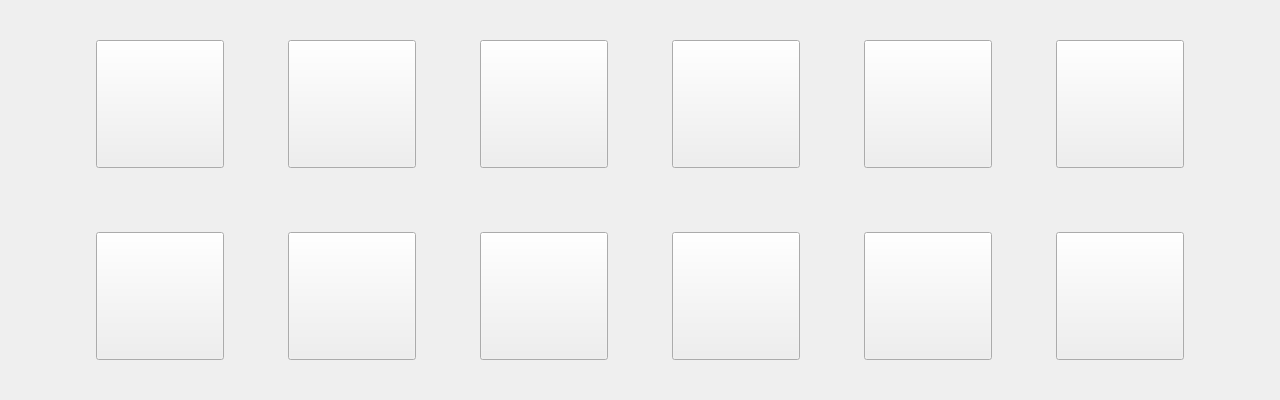
<?xml version="1.0" encoding="UTF-8"?>
<ui version="4.0">
 <author>drapaiton</author>
 <class>MainWindow</class>
 <widget class="QMainWindow" name="MainWindow">
  <property name="windowModality">
   <enum>Qt::NonModal</enum>
  </property>
  <property name="geometry">
   <rect>
    <x>0</x>
    <y>0</y>
    <width>1280</width>
    <height>400</height>
   </rect>
  </property>
  <property name="minimumSize">
   <size>
    <width>1280</width>
    <height>400</height>
   </size>
  </property>
  <property name="maximumSize">
   <size>
    <width>1280</width>
    <height>400</height>
   </size>
  </property>
  <property name="cursor">
   <cursorShape>BlankCursor</cursorShape>
  </property>
  <property name="focusPolicy">
   <enum>Qt::StrongFocus</enum>
  </property>
  <property name="contextMenuPolicy">
   <enum>Qt::NoContextMenu</enum>
  </property>
  <property name="windowTitle">
   <string/>
  </property>
  <property name="autoFillBackground">
   <bool>true</bool>
  </property>
  <widget class="QWidget" name="central_widget">
   <property name="minimumSize">
    <size>
     <width>1280</width>
     <height>400</height>
    </size>
   </property>
   <property name="maximumSize">
    <size>
     <width>1280</width>
     <height>400</height>
    </size>
   </property>
   <layout class="QGridLayout" name="gridLayout">
    <property name="leftMargin">
     <number>0</number>
    </property>
    <property name="topMargin">
     <number>0</number>
    </property>
    <property name="rightMargin">
     <number>0</number>
    </property>
    <property name="bottomMargin">
     <number>0</number>
    </property>
    <item row="0" column="0">
     <layout class="QHBoxLayout" name="button_collection">
      <property name="spacing">
       <number>64</number>
      </property>
      <item>
       <layout class="QVBoxLayout" name="verticalLayout_5">
        <item>
         <widget class="QPushButton" name="pushButton_9">
          <property name="sizePolicy">
           <sizepolicy hsizetype="Preferred" vsizetype="Preferred">
            <horstretch>0</horstretch>
            <verstretch>0</verstretch>
           </sizepolicy>
          </property>
          <property name="minimumSize">
           <size>
            <width>128</width>
            <height>128</height>
           </size>
          </property>
          <property name="maximumSize">
           <size>
            <width>128</width>
            <height>128</height>
           </size>
          </property>
          <property name="text">
           <string/>
          </property>
          <property name="flat">
           <bool>false</bool>
          </property>
         </widget>
        </item>
        <item>
         <widget class="QPushButton" name="pushButton_10">
          <property name="sizePolicy">
           <sizepolicy hsizetype="Preferred" vsizetype="Preferred">
            <horstretch>0</horstretch>
            <verstretch>0</verstretch>
           </sizepolicy>
          </property>
          <property name="minimumSize">
           <size>
            <width>128</width>
            <height>128</height>
           </size>
          </property>
          <property name="maximumSize">
           <size>
            <width>128</width>
            <height>128</height>
           </size>
          </property>
          <property name="text">
           <string/>
          </property>
          <property name="flat">
           <bool>false</bool>
          </property>
         </widget>
        </item>
       </layout>
      </item>
      <item>
       <layout class="QVBoxLayout" name="verticalLayout_3">
        <item>
         <widget class="QPushButton" name="pushButton_5">
          <property name="sizePolicy">
           <sizepolicy hsizetype="Preferred" vsizetype="Preferred">
            <horstretch>0</horstretch>
            <verstretch>0</verstretch>
           </sizepolicy>
          </property>
          <property name="minimumSize">
           <size>
            <width>128</width>
            <height>128</height>
           </size>
          </property>
          <property name="maximumSize">
           <size>
            <width>128</width>
            <height>128</height>
           </size>
          </property>
          <property name="text">
           <string/>
          </property>
          <property name="flat">
           <bool>false</bool>
          </property>
         </widget>
        </item>
        <item>
         <widget class="QPushButton" name="pushButton_6">
          <property name="sizePolicy">
           <sizepolicy hsizetype="Preferred" vsizetype="Preferred">
            <horstretch>0</horstretch>
            <verstretch>0</verstretch>
           </sizepolicy>
          </property>
          <property name="minimumSize">
           <size>
            <width>128</width>
            <height>128</height>
           </size>
          </property>
          <property name="maximumSize">
           <size>
            <width>128</width>
            <height>128</height>
           </size>
          </property>
          <property name="text">
           <string/>
          </property>
          <property name="flat">
           <bool>false</bool>
          </property>
         </widget>
        </item>
       </layout>
      </item>
      <item>
       <layout class="QVBoxLayout" name="verticalLayout_1">
        <item>
         <widget class="QPushButton" name="pushButton_1">
          <property name="sizePolicy">
           <sizepolicy hsizetype="Preferred" vsizetype="Preferred">
            <horstretch>0</horstretch>
            <verstretch>0</verstretch>
           </sizepolicy>
          </property>
          <property name="minimumSize">
           <size>
            <width>128</width>
            <height>128</height>
           </size>
          </property>
          <property name="maximumSize">
           <size>
            <width>128</width>
            <height>128</height>
           </size>
          </property>
          <property name="text">
           <string/>
          </property>
          <property name="flat">
           <bool>false</bool>
          </property>
         </widget>
        </item>
        <item>
         <widget class="QPushButton" name="pushButton_2">
          <property name="sizePolicy">
           <sizepolicy hsizetype="Preferred" vsizetype="Preferred">
            <horstretch>0</horstretch>
            <verstretch>0</verstretch>
           </sizepolicy>
          </property>
          <property name="minimumSize">
           <size>
            <width>128</width>
            <height>128</height>
           </size>
          </property>
          <property name="maximumSize">
           <size>
            <width>128</width>
            <height>128</height>
           </size>
          </property>
          <property name="text">
           <string/>
          </property>
          <property name="flat">
           <bool>false</bool>
          </property>
         </widget>
        </item>
       </layout>
      </item>
      <item>
       <layout class="QVBoxLayout" name="verticalLayout_4">
        <item>
         <widget class="QPushButton" name="pushButton_7">
          <property name="sizePolicy">
           <sizepolicy hsizetype="Preferred" vsizetype="Preferred">
            <horstretch>0</horstretch>
            <verstretch>0</verstretch>
           </sizepolicy>
          </property>
          <property name="minimumSize">
           <size>
            <width>128</width>
            <height>128</height>
           </size>
          </property>
          <property name="maximumSize">
           <size>
            <width>128</width>
            <height>128</height>
           </size>
          </property>
          <property name="text">
           <string/>
          </property>
          <property name="flat">
           <bool>false</bool>
          </property>
         </widget>
        </item>
        <item>
         <widget class="QPushButton" name="pushButton_8">
          <property name="sizePolicy">
           <sizepolicy hsizetype="Preferred" vsizetype="Preferred">
            <horstretch>0</horstretch>
            <verstretch>0</verstretch>
           </sizepolicy>
          </property>
          <property name="minimumSize">
           <size>
            <width>128</width>
            <height>128</height>
           </size>
          </property>
          <property name="maximumSize">
           <size>
            <width>128</width>
            <height>128</height>
           </size>
          </property>
          <property name="text">
           <string/>
          </property>
          <property name="flat">
           <bool>false</bool>
          </property>
         </widget>
        </item>
       </layout>
      </item>
      <item>
       <layout class="QVBoxLayout" name="verticalLayout_6">
        <item>
         <widget class="QPushButton" name="pushButton_11">
          <property name="sizePolicy">
           <sizepolicy hsizetype="Preferred" vsizetype="Preferred">
            <horstretch>0</horstretch>
            <verstretch>0</verstretch>
           </sizepolicy>
          </property>
          <property name="minimumSize">
           <size>
            <width>128</width>
            <height>128</height>
           </size>
          </property>
          <property name="maximumSize">
           <size>
            <width>128</width>
            <height>128</height>
           </size>
          </property>
          <property name="text">
           <string/>
          </property>
          <property name="flat">
           <bool>false</bool>
          </property>
         </widget>
        </item>
        <item>
         <widget class="QPushButton" name="pushButton_12">
          <property name="sizePolicy">
           <sizepolicy hsizetype="Preferred" vsizetype="Preferred">
            <horstretch>0</horstretch>
            <verstretch>0</verstretch>
           </sizepolicy>
          </property>
          <property name="minimumSize">
           <size>
            <width>128</width>
            <height>128</height>
           </size>
          </property>
          <property name="maximumSize">
           <size>
            <width>128</width>
            <height>128</height>
           </size>
          </property>
          <property name="text">
           <string/>
          </property>
          <property name="flat">
           <bool>false</bool>
          </property>
         </widget>
        </item>
       </layout>
      </item>
      <item>
       <layout class="QVBoxLayout" name="verticalLayout_2">
        <item>
         <widget class="QPushButton" name="pushButton_3">
          <property name="sizePolicy">
           <sizepolicy hsizetype="Preferred" vsizetype="Preferred">
            <horstretch>0</horstretch>
            <verstretch>0</verstretch>
           </sizepolicy>
          </property>
          <property name="minimumSize">
           <size>
            <width>128</width>
            <height>128</height>
           </size>
          </property>
          <property name="maximumSize">
           <size>
            <width>128</width>
            <height>128</height>
           </size>
          </property>
          <property name="text">
           <string/>
          </property>
          <property name="flat">
           <bool>false</bool>
          </property>
         </widget>
        </item>
        <item>
         <widget class="QPushButton" name="pushButton_4">
          <property name="sizePolicy">
           <sizepolicy hsizetype="Preferred" vsizetype="Preferred">
            <horstretch>0</horstretch>
            <verstretch>0</verstretch>
           </sizepolicy>
          </property>
          <property name="minimumSize">
           <size>
            <width>128</width>
            <height>128</height>
           </size>
          </property>
          <property name="maximumSize">
           <size>
            <width>128</width>
            <height>128</height>
           </size>
          </property>
          <property name="text">
           <string/>
          </property>
          <property name="flat">
           <bool>false</bool>
          </property>
         </widget>
        </item>
       </layout>
      </item>
     </layout>
    </item>
   </layout>
  </widget>
  <action name="actionOpen">
   <property name="text">
    <string>Open</string>
   </property>
  </action>
 </widget>
 <resources/>
 <connections/>
</ui>
